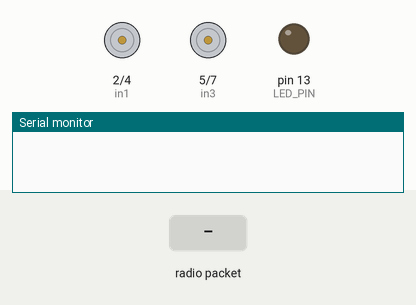
The sketch below on a simulated Arduino Uno, built with avr-gcc and run on an emulated ATmega328P. Shown: motor-driver pin pairs drawn as motors (green arrow = first pin HIGH = forward, orange = second pin HIGH = backward, longer = more drive, scaled by the enable pin), output pins drawn as LEDs (lit = HIGH), the last lines printed to the serial monitor. The test bench sets the inputs (shaded band). No radio packets arrive unless stated.

Above: at 1.2 s.
1.3 s: radio packet "1" arrives
At 2.2 s:
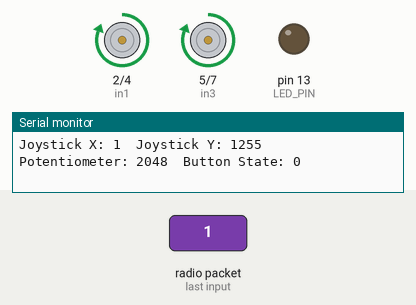
At 7.6 s:
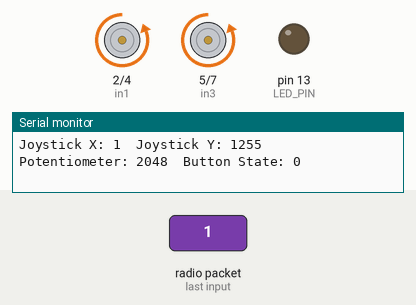
Timing chart, 0 to 13.3 s (numbered marks = the images above; inputs shaded):
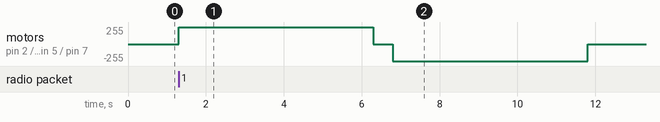

Measured:
- after the input at 1.3 s, motor on pin 2 (in1) / pin 4 (in2), motor on pin 5 (in3) / pin 7 (in4): stopped → forward 255/255 at once, → stopped 5.0 s later, → backward 255/255 0.50 s later, → stopped 5.0 s later

The sketch:

car.ino
```cpp
#include <RH_ASK.h>
#include <SPI.h>

#define RX_PIN 11
#define LED_PIN 13

int in1 = 2;
int in2 = 4;
int enA = 3;

int in3 = 5;
int in4 = 7;
int enB = 6;

int aut = 1;

RH_ASK driver;

void setup() {
  Serial.begin(115200);
  pinMode(LED_PIN, OUTPUT);
  pinMode(enA, OUTPUT);
  pinMode(in1, OUTPUT);
  pinMode(in2, OUTPUT);
  pinMode(enB, OUTPUT);
  pinMode(in3, OUTPUT);
  pinMode(in4, OUTPUT);

  if (!driver.init())
    Serial.println("Initialization failed.");

}

void loop() {
  uint8_t buf[50];
  uint8_t buflen = sizeof(buf);

  if (driver.recv(buf, &buflen)) {
    buf[buflen] = '\0';  // Null-terminate the received message

    // Parse the received message
    int xValue, yValue, potValue, buttonState;
    sscanf((char*)buf, "%d,%d,%d,%d", &xValue, &yValue, &potValue, &buttonState);

    // Print values to Serial Monitor
    Serial.print("Joystick X: ");
    Serial.print(xValue);
    Serial.print("\tJoystick Y: ");
    Serial.print(yValue);
    Serial.print("\tPotentiometer: ");
    Serial.print(potValue);
    Serial.print("\tButton State: ");
    Serial.println(buttonState);

    int motorSpeed = map(potValue, 0, 1023, 0, 255);

    // If button is pressed (buttonState == LOW), print "Button Pressed"
    if (buttonState == LOW && aut == 1) {
      digitalWrite(in1, HIGH);
      digitalWrite(in2, LOW);
      digitalWrite(in3, HIGH);
      digitalWrite(in4, LOW);
      digitalWrite(enA, 100);
      digitalWrite(enB, 100);
      delay(5000);

      digitalWrite(in1, LOW);
      digitalWrite(in2, LOW);
      digitalWrite(in3, LOW);
      digitalWrite(in4, LOW);
      digitalWrite(enA, 0);
      digitalWrite(enB, 0);
      delay(500);

      digitalWrite(in1, LOW);
      digitalWrite(in2, HIGH);
      digitalWrite(in3, LOW);
      digitalWrite(in4, HIGH);
      digitalWrite(enA, 100);
      digitalWrite(enB, 100);
      delay(5000);

      aut += 1;
    }

    if (aut == 2){
      aut = 1;
      Serial.print(aut);
    }
    if ((xValue == 4)) {
    digitalWrite(in1, HIGH);
    digitalWrite(in2, LOW);
    digitalWrite(in3, HIGH);
    digitalWrite(in4, LOW);
    analogWrite(enA, motorSpeed);
    analogWrite(enB, motorSpeed);
    }

    else if ((xValue == 1023)){
    digitalWrite(in1, LOW);
    digitalWrite(in2, HIGH);
    digitalWrite(in3, LOW);
    digitalWrite(in4, HIGH);
    analogWrite(enA, motorSpeed);
    analogWrite(enB, motorSpeed);
    }

    else if((xValue > 630 || xValue < 670)){
    digitalWrite(in1, LOW);
    digitalWrite(in2, LOW);
    digitalWrite(in3, LOW);
    digitalWrite(in4, LOW);
    digitalWrite(enA, 0);
    digitalWrite(enB, 0);
    }
  }
}

// void loop() {
//   if (Serial.available()) {
//     String data = Serial.readStringUntil('\n');
//     int xValue, yValue, speedValue;
//     sscanf(data.c_str(), "%d,%d,%d", &xValue, &yValue, &speedValue);

//     Serial.print("X: "); Serial.print(xValue);
//     Serial.print(" Y: "); Serial.print(yValue);
//     Serial.print(" Speed: "); Serial.println(speedValue);

//     int motorSpeed = map(speedValue, 0, 255, 0, 255);

//     if (yValue > 500) {  // Forward
//       digitalWrite(in1, HIGH);
//       digitalWrite(in2, LOW);
//       digitalWrite(in3, HIGH);
//       digitalWrite(in4, LOW);
//       analogWrite(enA, motorSpeed);
//       analogWrite(enB, motorSpeed);
//     }
//     else if (yValue < -500) {  // Backward
//       digitalWrite(in1, LOW);
//       digitalWrite(in2, HIGH);
//       digitalWrite(in3, LOW);
//       digitalWrite(in4, HIGH);
//       analogWrite(enA, motorSpeed);
//       analogWrite(enB, motorSpeed);
//     }
//     else if (xValue > 500) {  // Right
//       digitalWrite(in1, HIGH);
//       digitalWrite(in2, LOW);
//       digitalWrite(in3, LOW);
//       digitalWrite(in4, HIGH);
//       analogWrite(enA, motorSpeed);
//       analogWrite(enB, motorSpeed);
//     }
//     else if (xValue < -500) {  // Left
//       digitalWrite(in1, LOW);
//       digitalWrite(in2, HIGH);
//       digitalWrite(in3, HIGH);
//       digitalWrite(in4, LOW);
//       analogWrite(enA, motorSpeed);
//       analogWrite(enB, motorSpeed);
//     }
//     else if (xValue == 0) {  // Stop
//       digitalWrite(in1, LOW);
//       digitalWrite(in2, LOW);
//       digitalWrite(in3, LOW);
//       digitalWrite(in4, LOW);
//       analogWrite(enA, 0);
//       analogWrite(enB, 0);
//     }
//   }
// }
```
